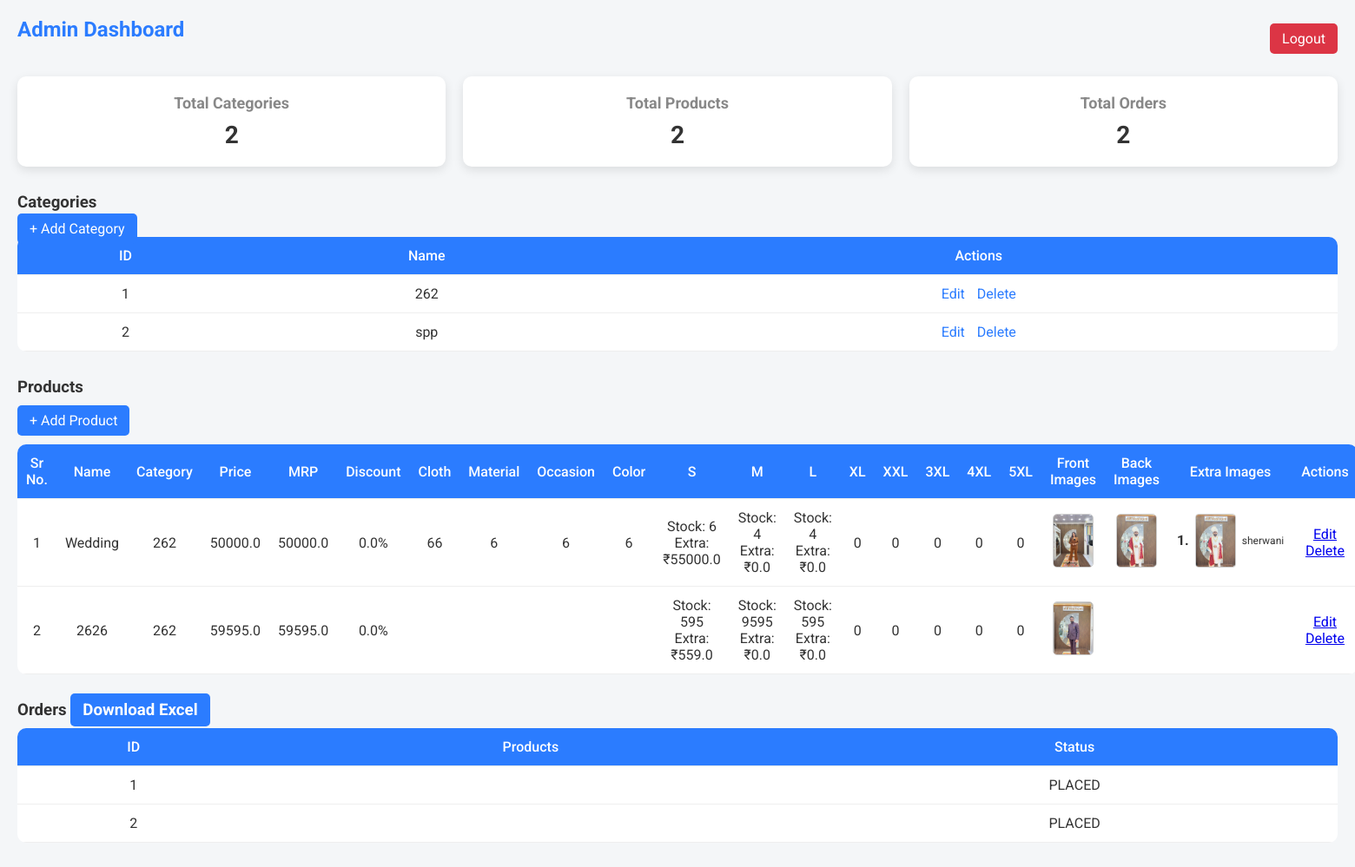
Screenshot of /admin/dashboard (signed in) with the database file from the repository.
### tables this page shows
CREATE TABLE categories(
        id INTEGER PRIMARY KEY AUTOINCREMENT,
        name TEXT NOT NULL UNIQUE
    );

CREATE TABLE products(
        id INTEGER PRIMARY KEY AUTOINCREMENT,
        name TEXT NOT NULL,
        category INTEGER,
        price REAL NOT NULL,
        mrp REAL DEFAULT 0,
        discount_price REAL DEFAULT 0,
        stock INTEGER DEFAULT 0,
        description TEXT,
        cloth_type TEXT,
        material TEXT,
        occasion TEXT,
        color TEXT,
        size TEXT,
        position INTEGER DEFAULT 0,
        status TEXT DEFAULT 'active',
        FOREIGN KEY (category)
        REFERENCES categories(id)
        ON DELETE SET NULL
    );

CREATE TABLE product_sizes(
        id INTEGER PRIMARY KEY AUTOINCREMENT,
        product_id INTEGER NOT NULL,
        size TEXT NOT NULL,
        stock INTEGER DEFAULT 0,
        extra_price REAL DEFAULT 0,
        FOREIGN KEY (product_id)
        REFERENCES products(id)
        ON DELETE CASCADE
    );

CREATE TABLE product_images(
        id INTEGER PRIMARY KEY AUTOINCREMENT,
        product_id INTEGER NOT NULL,
        image_type TEXT NOT NULL CHECK(image_type IN ('front','back','extra')),
        image_url TEXT NOT NULL,
        label TEXT,
        FOREIGN KEY (product_id)
        REFERENCES products(id)
        ON DELETE CASCADE
    );

CREATE TABLE orders(
        id INTEGER PRIMARY KEY AUTOINCREMENT,
        customer_name TEXT,
        email TEXT,
        phone TEXT,
        total REAL,
        payment_method TEXT,
        status TEXT DEFAULT 'PLACED',
        created_at DATETIME DEFAULT CURRENT_TIMESTAMP
    );

### app.py (the view)
@app.route("/admin/dashboard")
def admin_dashboard():
    if not session.get("admin"):
        return redirect("/admin")
    con = get_db()
    con.row_factory = sqlite3.Row
    cur = con.cursor()
    cur.execute("SELECT * FROM categories")
    categories = cur.fetchall()
    cur.execute("""
        SELECT * FROM products
        ORDER BY id DESC
    """)
    products = cur.fetchall()
    product_list = []
    for p in products:
        cur.execute("""
            SELECT size, stock, extra_price
            FROM product_sizes
            WHERE product_id=?
        """, (p["id"],))
        size_rows = cur.fetchall()
        sizes = {r["size"]: r["stock"] for r in size_rows}
        sizes_extra = {r["size"]: r["extra_price"] for r in size_rows}
        cur.execute("""
            SELECT image_type, image_url, label
            FROM product_images
            WHERE product_id=?
        """, (p["id"],))
        images = cur.fetchall()
        front_images = []
        back_images = []
        extra_images = []
        for img in images:
            if img["image_type"] == "front":
                front_images.append(img["image_url"])
            elif img["image_type"] == "back":
                back_images.append(img["image_url"])
            elif img["image_type"] == "extra":
                extra_images.append({
                    "url": img["image_url"],
                    "label": img["label"]
                })
        cur.execute("""
SELECT * FROM products
ORDER BY position ASC
""")
        category_name = next(
            (c["name"] for c in categories if c["id"] == p["category"]),
            "None"
        )
        product_list.append({
            "id": p["id"],
            "name": p["name"],
            "category": category_name,
            "price": p["price"],
            "mrp": p["mrp"],
            "discount_price": p["discount_price"],
            "cloth_type": p["cloth_type"],
            "material": p["material"],
            "occasion": p["occasion"],
            "color": p["color"],
            "sizes": sizes,
            "sizes_extra": sizes_extra,
            "front_images": front_images,
            "back_images": back_images,
            "extra_images": extra_images
        })
    cur.execute("SELECT * FROM orders")
    orders = cur.fetchall()
    con.close()
    return render_template(
        "admin_dashboard.html",
        categories=categories,
        products=product_list,
        orders=orders
    )

### app.py (called while the page is built)
def get_db():
    con = sqlite3.connect(
        DB_PATH,
        timeout=30,
        check_same_thread=False
    )
    con.row_factory = sqlite3.Row
    return con

@app.before_request
def init_wishlist():
    if "wishlist" not in session:
        session["wishlist"] = []

@app.context_processor
def inject_global_counts():
    con = get_db()
    cur = con.cursor()
    row = cur.execute("SELECT COALESCE(SUM(qty),0) FROM cart").fetchone()
    cart_count = int(row[0])
    con.close()
    if "wishlist" not in session or session["wishlist"] is None:
        session["wishlist"] = []
    return dict(
        cart_count=cart_count,
        wish_count=len(session["wishlist"])
    )

### templates/admin_dashboard.html (shortened to what this page needs)
<!DOCTYPE html>
<html lang="en">
<head>
</head>
<body>
<div class="top-bar">
    <h2>Admin Dashboard</h2>
    <a class="btn btn-red" href="/admin/logout">Logout</a>
</div>
<div class="stats">
    <div class="card">
        <h3>Total Categories</h3>
        <p>{{ categories|length }}</p>
    </div>
    <div class="card">
        <h3>Total Products</h3>
        <p>{{ products|length }}</p>
    </div>
    <div class="card">
        <h3>Total Orders</h3>
        <p>{{ orders|length }}</p>
    </div>
</div>
<h3>Categories</h3>
<a class="btn" href="/admin/add_category">+ Add Category</a>
<table>
<tr>
    <th>ID</th>
    <th>Name</th>
    <th>Actions</th>
</tr>
{% for c in categories %}
<tr>
    <td>{{ c[0] }}</td>
    <td>{{ c[1] }}</td>
    <td class="action">
        <a href="/admin/edit_category/{{ c[0] }}">Edit</a>
        <a href="/admin/delete_category/{{ c[0] }}">Delete</a>
    </td>
</tr>
{% endfor %}
</table>
<h3>Products</h3>
<a class="btn" href="/admin/add_product" style="margin-bottom:10px; display:inline-block;">+ Add Product</a>
<table id="products-table">
<thead>
<tr>
    <th>Sr No.</th>
    <th>Name</th>
    <th>Category</th>
    <th>Price</th>
    <th>MRP</th>
    <th>Discount</th>
    <th>Cloth</th>
    <th>Material</th>
    <th>Occasion</th>
    <th>Color</th>
    <th>S</th>
<th>M</th>
<th>L</th>
<th>XL</th>
<th>XXL</th>
<th>3XL</th>
<th>4XL</th>
<th>5XL</th>
    <th>Front Images</th>
    <th>Back Images</th>
    <th>Extra Images</th>
    <th>Actions</th>
</tr>
</thead>
<tbody id="sortableProducts">
{% for p in products %}
<tr data-id="{{ p.id }}">
    <td>{{ loop.index }}</td>
    <td>{{ p.name }}</td>
    <td>{{ p.category }}</td>
    <td>{{ p.price }}</td>
    <td>{{ p.mrp }}</td>
    <td>
{% if p.mrp and p.price %}
{{ ((p.mrp - p.price) / p.mrp * 100) | round(0) }}%
{% else %}
0%
{% endif %}
</td>
    <td>{{ p.cloth_type or '' }}</td>
    <td>{{ p.material or '' }}</td>
    <td>{{ p.occasion or '' }}</td>
    <td>{{ p.color or '' }}</td>
    {% set sizes_list = ['S','M','L','XL','XXL','3XL','4XL','5XL'] %}
{% for size in sizes_list %}
<td>
{% if p.sizes and size in p.sizes %}
<div>Stock: {{ p.sizes[size] }}</div>
{% if p.sizes_extra and size in p.sizes_extra %}
<div>Extra: ₹{{ p.sizes_extra[size] }}</div>
{% endif %}
{% else %}
0
{% endif %}
</td>
{% endfor %}
    <td>
        {% for img in p.front_images %}
            <img src="/static/uploads/{{ img }}" alt="Front" style="max-width:60px; max-height:60px; margin:2px;">
        {% endfor %}
    </td>
    <td>
        {% for img in p.back_images %}
            <img src="{{ url_for('static', filename='uploads/' ~ img) }}" alt="Back" style="max-width:60px; max-height:60px; margin:2px;">
        {% endfor %}
    </td>
<td>
    {% for extra in p.extra_images %}
        <div style="margin-bottom:5px; display:flex; align-items:center; gap:5px;">
            <strong>{{ loop.index }}.</strong>
            <img src="{{ url_for('static', filename='uploads/' ~ extra.url) }}"
                 alt="Extra" style="max-width:60px; max-height:60px; border:1px solid #ccc; border-radius:4px;">
            {% if extra.label %}
                <span style="font-size:12px;">{{ extra.label }}</span>
            {% endif %}
        </div>
    {% endfor %}
</td>
    <td>
        <a href="/admin/edit_product/{{ p.id }}">Edit</a>
        <a href="/admin/delete_product/{{ p.id }}">Delete</a>
    </td>
</tr>
{% endfor %}
</tbody>
</table>
<h3>Orders <a href="/admin/export" class="btn">Download Excel</a></h3>
<table>
<tr>
    <th>ID</th>
    <th>Products</th>
    <th>Status</th>
</tr>
{% for o in orders %}
<tr>
    <td>{{ o.id }}</td>
    <td>{{ o.product_name }}</td>
    <td>{{ o.status }}</td>
</tr>
{% endfor %}
</table>
</body>
</html>

### templates/admin_dashboard.html (style rules this page uses)
body { font-family: 'Roboto', Arial, sans-serif; background: #f4f6f8; margin: 0; padding: 20px; color: #333; }
h2,h3,h4,h5 { margin:0; }
h2 { color: #2b7cff; margin-bottom: 20px; }
h3 { color:#333;margin:20px 0 10px; }
.top-bar { display:flex; justify-content:space-between; align-items:center; margin-bottom:20px; }
.btn { padding:8px 14px; background:#2b7cff; color:#fff; text-decoration:none; border-radius:5px; transition:0.2s; }
.btn-red { background:#dc3545; }
.stats { display:flex; gap:20px; margin-bottom:30px; }
.card { flex:1; background:#fff; padding:20px; border-radius:10px; box-shadow:0 4px 12px rgba(0,0,0,0.1); text-align:center; transition:0.3s; }
.card h3 { margin:0;font-size:18px;color:#888; }
.card p { font-size:28px; font-weight:bold; margin:10px 0 0; }
table { width:100%; border-collapse:collapse; background:white; margin-bottom:30px; border-radius:10px; overflow:hidden; }
th,td { padding:12px 10px; text-align:center; border-bottom:1px solid #eee; }
th { background:#2b7cff; color:white; font-weight:500; }
.action a { margin:0 5px; color:#2b7cff; text-decoration:none; }
img { max-width:60px; max-height:60px; border-radius:5px; }
#products-table img { max-width: 50px; max-height: 50px; margin: 2px; border-radius: 5px; object-fit: cover; border: 1px solid #ccc; }
#products-table td, #products-table th { vertical-align: middle; text-align: center; }

### rows the page displays
categories: id "1", name "262", category "262" "262"
categories: id "2", name "spp"
products: name "Wedding", price "50000.0", mrp "50000.0", ((p.mrp-p.price)/p.mrp*100)|round(0) "0.0", cloth_type "66"
product_sizes: extra_price "55000.0"
product_sizes: extra_price "0.0"
product_sizes: extra_price "0.0"
product_images: image_url (picture)
product_images: image_url (picture)
product_images: image_url (picture), label "sherwani"
products: name "2626", price "59595.0", mrp "59595.0", ((p.mrp-p.price)/p.mrp*100)|round(0) "0.0"
product_sizes: stock "595", extra_price "559.0"
product_sizes: stock "9595", extra_price "0.0"
product_sizes: stock "595", extra_price "0.0"
product_images: image_url (picture)
orders: id "1", status "PLACED"
orders: id "2", status "PLACED"

### other values shown
{{ categories|length }} "2"
{{ products|length }} "2"
{{ orders|length }} "2"
{{ p.material or '' }} "6"
{{ p.occasion or '' }} "6"
{{ p.color or '' }} "6"
{{ p.sizes[size] }} "6" "4" "4"
